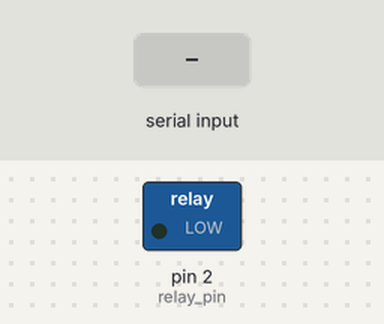
This sketch was run on a simulated Arduino Uno, built with avr-gcc and run on an emulated ATmega328P. On the bench: switched loads named in the sketch (green lamp = pin HIGH). The inputs (shaded band) are chosen by the test bench.

Above: at 1.2 s.
1.3 s: "A" received over Serial
At 1.8 s:
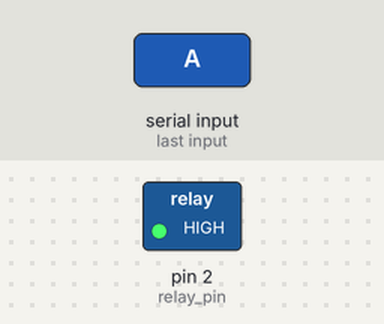
Timing chart, 0 to 4.3 s (numbered marks = the images above; inputs shaded):
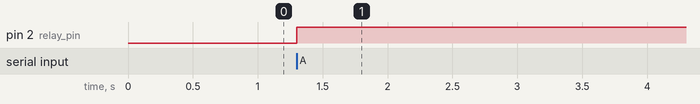

The sketch:

activate_relay.ino
```cpp
/* Firmware utilizado para controlar um relé. */

#define relay_pin 2
bool activate_relay = false;

void setup(){

  Serial.begin(9600);
  pinMode(relay_pin, OUTPUT);

}

void loop(){

  if (Serial.available() != 0 && Serial.read() == 'A'){

  activate_relay = !activate_relay;

}

   if (activate_relay){

   digitalWrite(relay_pin, HIGH);

}

}
```

Measured:
- after the input at 1.3 s, pin 2 (relay_pin): LOW → HIGH at once
